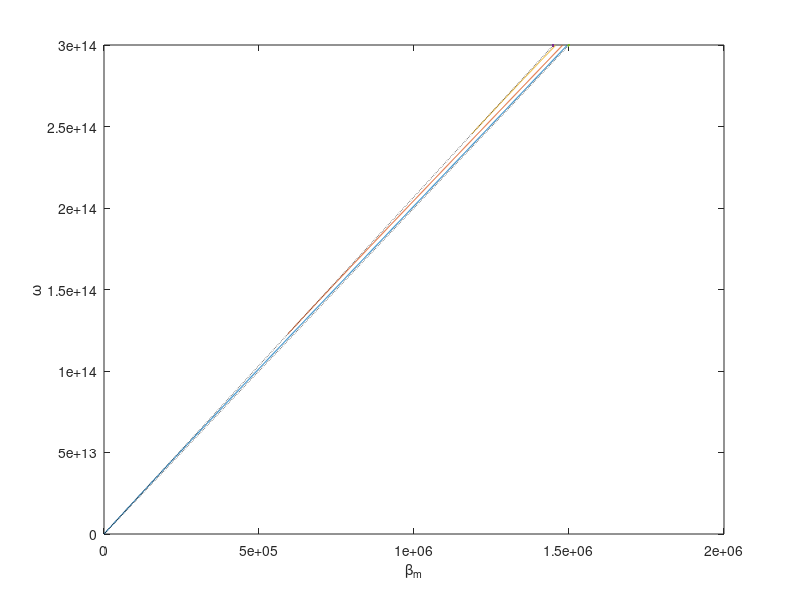

Here is the MATLAB script that generated this plot:
% Reflective Index
n1 = 1.5;    n2 = 1.45;
c = 3e8;

% a planar dielectric waveguide of thickness d = 2a
a = 10e-6; % Condition 1
% a = 20e-6; % Condition 2

vp = c/n1;
cutoff = @(m) (pi*vp*m)./(2*a*sqrt(n1^2-n2^2));
% beta = @(w,m) w/vp.*sqrt(1-(cutoff(m)./w).^2);

step = 2e11;
endpoint = 3e14;

figure(1)
for mode = 0:2
    ww = cutoff(mode):step:endpoint;
    th = 90:-0.001:0;
    RH = real(sqrt((sind(th)).^2-(n2/n1)^2)./cosd(th));
    idx = find(RH == 0, 1);
    th = th(1:idx);
    RH = RH(1:idx);
    
    theta = zeros(size(ww));
    beta = zeros(size(ww));
    omega = zeros(size(ww));
    th_idx = 1;
    for w = ww
        temp = a*w/vp.*cosd(th)-mode*pi/2;
        idx = temp>=0 & temp<=pi/2;
        if isempty(idx)
            continue
        end
        temp = temp(idx);
        X = th(idx);
        RHX = RH(idx);
        LF = tan(temp);
        idx = find(RHX-LF<=0, 1);
        if isempty(idx)
            continue
        end
        theta(th_idx) = X(idx);   
        beta(th_idx) = w/vp*sind(theta(th_idx));
        omega(th_idx) = w;
        th_idx = th_idx+1;
    end
    if th_idx > 1
        beta = beta(1:th_idx-1);
        omega = omega(1:th_idx-1);
        plot(beta, omega);
        hold on
        disp(mode);
    end
end
ww = 0:step:endpoint;
slope1 = @(w) n2/c*w;
slope2 = @(w) n1/c*w;
plot(slope1(ww), ww, 'k:');
plot(slope2(ww), ww, 'k:');
hold off
xlabel('\beta_m');
ylabel('\omega');
%%


figure(1)
hold on
plot(slope1(w), w, slope2(w), w);
% hold on
hold off
